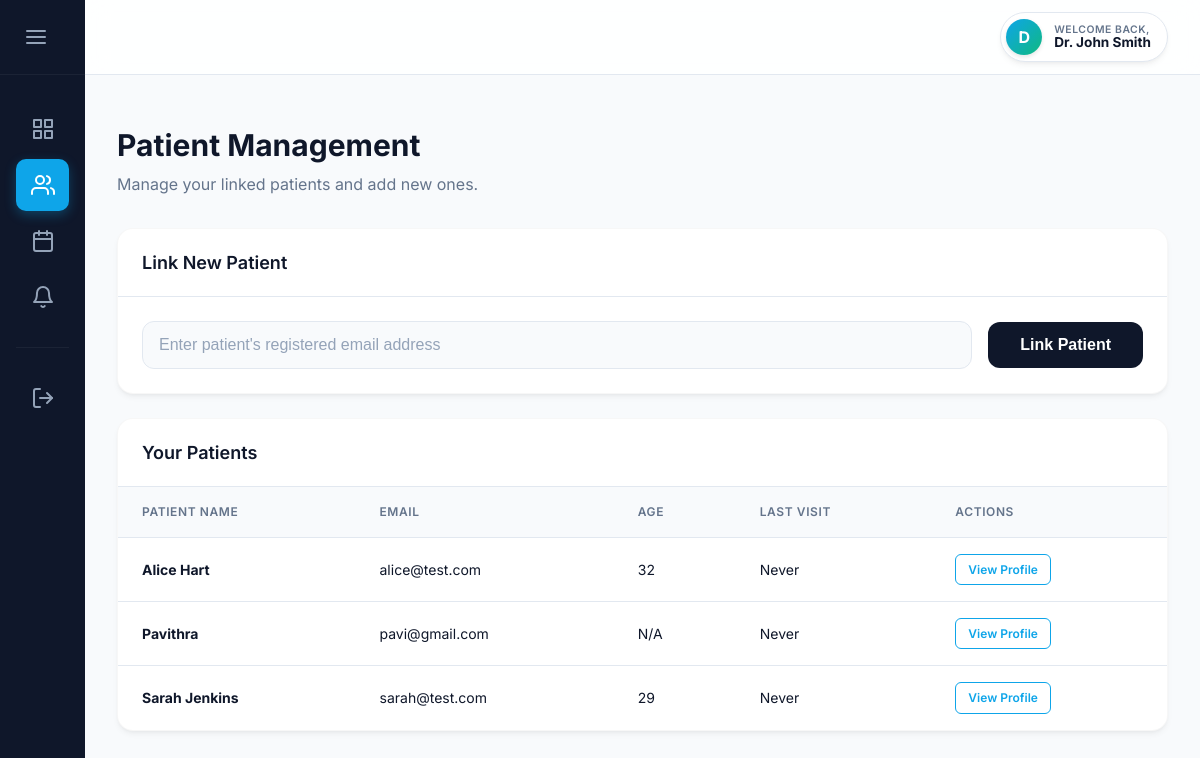
The page /doctor/patients (signed in) on the database its author committed.
### tables this page shows
CREATE TABLE patient_profiles (
            id INTEGER PRIMARY KEY AUTOINCREMENT,
            user_id INTEGER UNIQUE NOT NULL,
            doctor_id INTEGER,
            age INTEGER,
            last_visit TIMESTAMP, bmi REAL, amh REAL, afc INTEGER,
            FOREIGN KEY (user_id) REFERENCES users (id) ON DELETE CASCADE,
            FOREIGN KEY (doctor_id) REFERENCES users (id) ON DELETE SET NULL
        );

CREATE TABLE users (
            id INTEGER PRIMARY KEY AUTOINCREMENT,
            name TEXT NOT NULL,
            email TEXT UNIQUE NOT NULL,
            password_hash TEXT NOT NULL,
            role TEXT NOT NULL DEFAULT 'patient',
            created_at TIMESTAMP DEFAULT CURRENT_TIMESTAMP
        );

### app.py (the view)
@app.route('/doctor/patients', methods=['GET'])
@login_required
@doctor_only
def doctor_patients():
    doc_id = session.get('user_id')
    conn = get_db_connection()
    patients = conn.execute('''
        SELECT u.id as user_id, u.name, u.email, p.age, p.last_visit
        FROM patient_profiles p
        JOIN users u ON p.user_id = u.id
        WHERE p.doctor_id = ?
        ORDER BY u.name ASC
    ''', (doc_id,)).fetchall()
    conn.close()
    return render_template('doctor_patients.html', patients=patients, name=session.get('name'))

### app.py (called while the page is built)
def login_required(f):
    @wraps(f)
    def decorated_function(*args, **kwargs):
        if 'user_id' not in session:
            flash("Please log in to access this page.", "warning")
            return redirect(url_for('login'))
        return f(*args, **kwargs)
    return decorated_function

def doctor_only(f):
    @wraps(f)
    def decorated_function(*args, **kwargs):
        if 'user_id' not in session:
            return redirect(url_for('login'))
        if session.get('role') != 'doctor':
            flash("Access denied. Doctor privileges required.", "danger")
            return redirect(url_for('patient_dashboard'))
        return f(*args, **kwargs)
    return decorated_function

### db.py (called while the page is built)
def get_db_connection():
    conn = sqlite3.connect(DB_PATH)
    conn.row_factory = sqlite3.Row
    conn.execute("PRAGMA foreign_keys = ON")
    return conn

### templates/doctor_patients.html (shortened to what this page needs)
{% extends "doctor_base.html" %}
{% block content %}
<div class="dashboard-header flex-header">
    <div>
        <h1>Patient Management</h1>
        <p>Manage your linked patients and add new ones.</p>
    </div>
</div>
<div class="panel add-patient-panel">
    <div class="panel-header">
        <h2>Link New Patient</h2>
    </div>
    <div class="panel-body">
        <form action="{{ url_for('doctor_add_patient') }}" method="POST" class="inline-form">
            <div class="form-group inline">
                <input type="email" name="email" class="form-control" placeholder="Enter patient's registered email address" required>
            </div>
            <button type="submit" class="btn-primary" style="margin-top: 0; width: auto; padding: 0.875rem 2rem;">Link Patient</button>
        </form>
    </div>
</div>
<div class="panel">
    <div class="panel-header">
        <h2>Your Patients</h2>
    </div>
    <div class="panel-body no-padding">
        {% if patients %}
        <div class="table-responsive">
            <table class="data-table">
                <thead>
                    <tr>
                        <th>Patient Name</th>
                        <th>Email</th>
                        <th>Age</th>
                        <th>Last Visit</th>
                        <th>Actions</th>
                    </tr>
                </thead>
                <tbody>
                    {% for p in patients %}
                    <tr>
                        <td class="primary-col"><strong>{{ p.name }}</strong></td>
                        <td>{{ p.email }}</td>
                        <td>{{ p.age if p.age else 'N/A' }}</td>
                        <td>{{ p.last_visit if p.last_visit else 'Never' }}</td>
                        <td>
                            <a href="{{ url_for('doctor_patient_profile', patient_id=p.user_id) }}" class="btn-action">View Profile</a>
                        </td>
                    </tr>
                    {% endfor %}
                </tbody>
            </table>
        </div>
        {% else %}
        <div class="empty-state" style="padding: 3rem;">
            <i data-feather="users" style="width: 48px; height: 48px; color: var(--text-muted); margin-bottom: 1rem;"></i>
            <h3>No patients linked yet</h3>
            <p>Use the form above to link a patient to your account.</p>
        </div>
        {% endif %}
    </div>
</div>
{% endblock %}

### templates/doctor_base.html (shortened to what this page needs)
<!DOCTYPE html>
<html lang="en">
<head>
    <link rel="stylesheet" href="{{ url_for('static', filename='style.css') }}">
</head>
<body class="dashboard-body">
<div class="sidebar collapsed" id="sidebar">
    <div class="sidebar-header">
        <button class="menu-toggle" onclick="toggleSidebar()">
            <i data-feather="menu"></i>
        </button>
    </div>
    <nav class="sidebar-nav">
        <a href="{{ url_for('doctor_dashboard') }}" class="nav-item {% if request.endpoint == 'doctor_dashboard' %}active{% endif %}">
            <i data-feather="grid"></i>
        </a>
        <a href="{{ url_for('doctor_patients') }}" class="nav-item {% if request.endpoint == 'doctor_patients' %}active{% endif %}">
            <i data-feather="users"></i>
        </a>
        <a href="{{ url_for('doctor_appointments') }}" class="nav-item {% if request.endpoint == 'doctor_appointments' %}active{% endif %}">
            <i data-feather="calendar"></i>
        </a>
        <a href="{{ url_for('doctor_alerts') }}" class="nav-item {% if request.endpoint == 'doctor_alerts' %}active{% endif %}">
            <i data-feather="bell"></i>
        </a>
        <div class="nav-divider"></div>
        <a href="{{ url_for('logout') }}" class="nav-item danger">
            <i data-feather="log-out"></i>
        </a>
    </nav>
</div>
<div class="main-content" id="main-content">
    <header class="topbar">
        <div class="user-greeting">
            <div class="user-avatar">
                {{ session.get('name', 'D')[0:1].upper() }}
            </div>
            <div class="greeting-text">
                <span>Welcome back,</span>
                <strong>{{ session.get('name', 'Doctor') }}</strong>
            </div>
        </div>
    </header>
    <div class="flash-messages-dash">
    </div>
    <main class="page-content">
        {% block content %}{% endblock %}
    </main>
</div>
</body>
</html>

### rows shown on the page
patient_profiles: name "Alice Hart", email "alice@test.com", age "32", last_visit "Never"
users: name "Pavithra", email "pavi@gmail.com", age "N/A", last_visit "Never"
patient_profiles: name "Sarah Jenkins", email "sarah@test.com", age "29", last_visit "Never"

### other values the page prints
{{ session.get('name', 'D')[0:1].upper() }} "D"
{{ session.get('name', 'Doctor') }} "Dr. John Smith"
